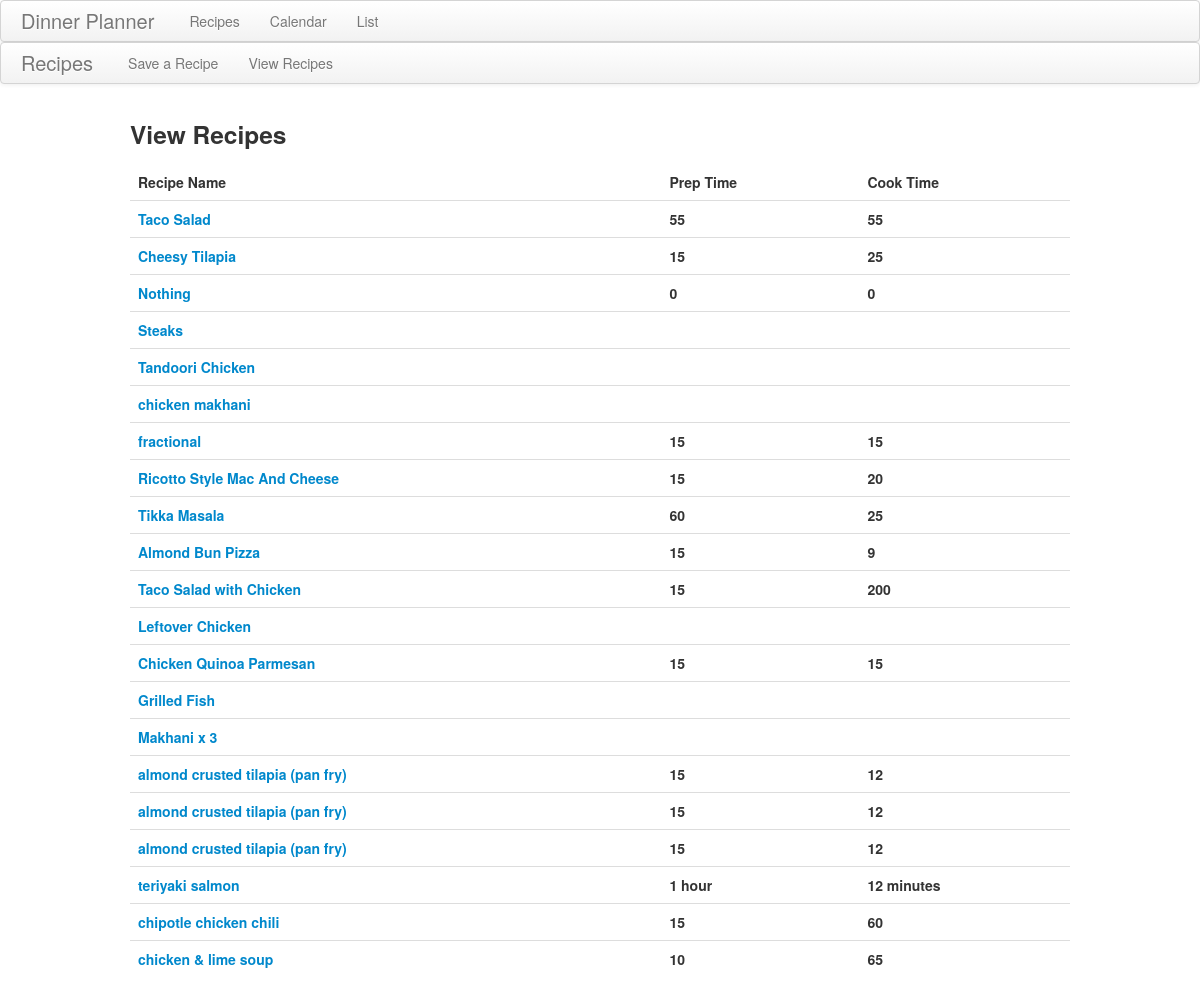
Screenshot of /recipes/view with the database file from the repository.
### recipes/models.py (models this page shows)
class recipe(models.Model):
	title = models.CharField(max_length = 100)
	prep_time = models.CharField(max_length = 50)
	cook_time = models.CharField(max_length = 50)
	ingredients = models.TextField()
	url = models.TextField(null=True)

### recipes/views.py (the view)
def recipe_view(request):
	recipes = r.objects.all()
	context = {}
	context['recipes'] = recipes
	return render_to_response('recipe_view.html', context, context_instance = RequestContext(request))

### recipes/templates/recipe_view.html
{% extends 'recipe_template.html' %}
{% block main %}
<h3>View Recipes</h3>
<table class="table">
	<thead>
		<tr>
			<th>Recipe Name</th>
			<th>Prep Time</th>
			<th>Cook Time</th>
		</tr>
	</thead>
	<tbody>
		{% for recipe in recipes %}
				<tr class="view_recipe" >
					<th><a href="/recipes/view/{{recipe.pk}}">{{ recipe.title}}</a></th>
					<th>{{ recipe.prep_time }}</th>
					<th>{{ recipe.cook_time }}</th>
				</tr>
		{% endfor %}
	</tbody>
{% endblock %}

### rows the page displays
recipe: title "Taco Salad", prep_time "55", cook_time "55"
recipe: title "Cheesy Tilapia", prep_time "15", cook_time "25"
recipe: title "Nothing", prep_time "0", cook_time "0"
recipe: title "Steaks"
recipe: title "Tandoori Chicken"
recipe: title "chicken makhani"
recipe: title "fractional", prep_time "15", cook_time "15"
recipe: title "Ricotto Style Mac And Cheese", prep_time "15", cook_time "20"
recipe: title "Tikka Masala", prep_time "60", cook_time "25"
recipe: title "Almond Bun Pizza", prep_time "15", cook_time "9"
recipe: title "Taco Salad with Chicken", prep_time "15", cook_time "200"
recipe: title "Leftover Chicken"
recipe: title "Chicken Quinoa Parmesan", prep_time "15", cook_time "15"
recipe: title "Grilled Fish"
recipe: title "Makhani x 3"
recipe: title "almond crusted tilapia (pan fry)", prep_time "15", cook_time "12"
recipe: title "almond crusted tilapia (pan fry)", prep_time "15", cook_time "12"
recipe: title "almond crusted tilapia (pan fry)", prep_time "15", cook_time "12"
recipe: title "teriyaki salmon", prep_time "1 hour", cook_time "12 minutes"
recipe: title "chipotle chicken chili", prep_time "15", cook_time "60"
recipe: title "chicken & lime soup", prep_time "10", cook_time "65"
